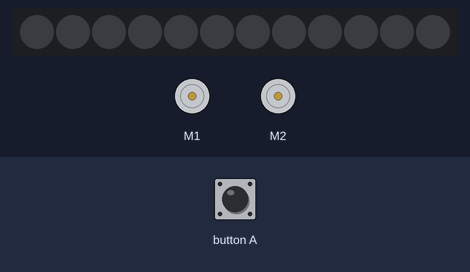
Bench run of a program on a simulated BBC micro:bit (MakeCode). Parts: 12 RGB LEDs in strip order, left to right, 2 × DC motor (green arrow = forward, orange = backward, longer = faster). The test bench sets the inputs (shaded band). Dim RGB values are drawn brighter than linear.

Above: at 1.2 s.
1.3 s: button A pressed for 0.15 s
At 2.0 s:
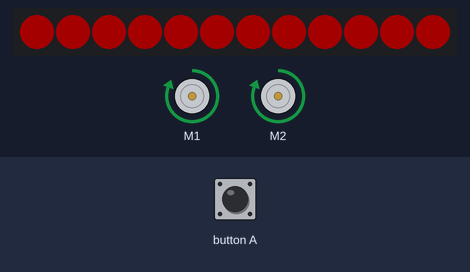
At 7.2 s:
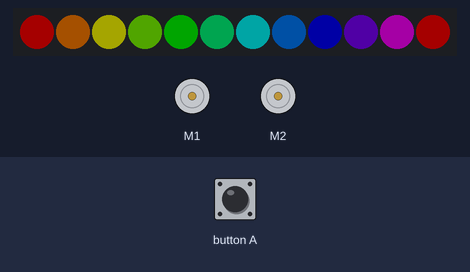
Timing chart, 0 to 8.7 s (numbered marks = the images above; inputs shaded):
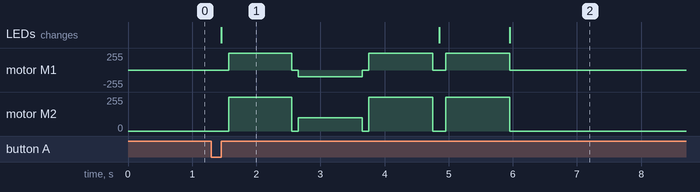

Measured:
- after the input at 1.3 s, motor M1: stopped → forward 255/255 after 0.27 s, → stopped 0.98 s later, → backward 99/255 0.10 s later, → stopped 1.0 s later, … (8 changes in this stretch); motor M2: stopped → forward 255/255 after 0.27 s, → stopped 0.98 s later, → forward 99/255 0.10 s later, → stopped 1.0 s later, … (8 changes in this stretch)

The program:

main.ts
```typescript
input.onButtonPressed(Button.A, function () {
    bitbot.setLedColor(0xff0000)
    basic.pause(100)
    bitbot.goms(BBDirection.Forward, 100, 1000)
    basic.pause(100)
    bitbot.rotatems(BBRobotDirection.Left, 39, 1000)
    basic.pause(100)
    bitbot.goms(BBDirection.Forward, 100, 1000)
    basic.pause(100)
    bitbot.stop(BBStopMode.Coast)
    bitbot.setLedColor(0xFFFF00)
    basic.pause(100)
    bitbot.goms(BBDirection.Forward, 100, 1000)
    bitbot.ledRainbow(true, BBArms.Both)
})
```

test.ts
```typescript
// testene settes inn her; disse vil ikke kompilert så lenge denne pakken blir brukt som en utvidelse.
```
